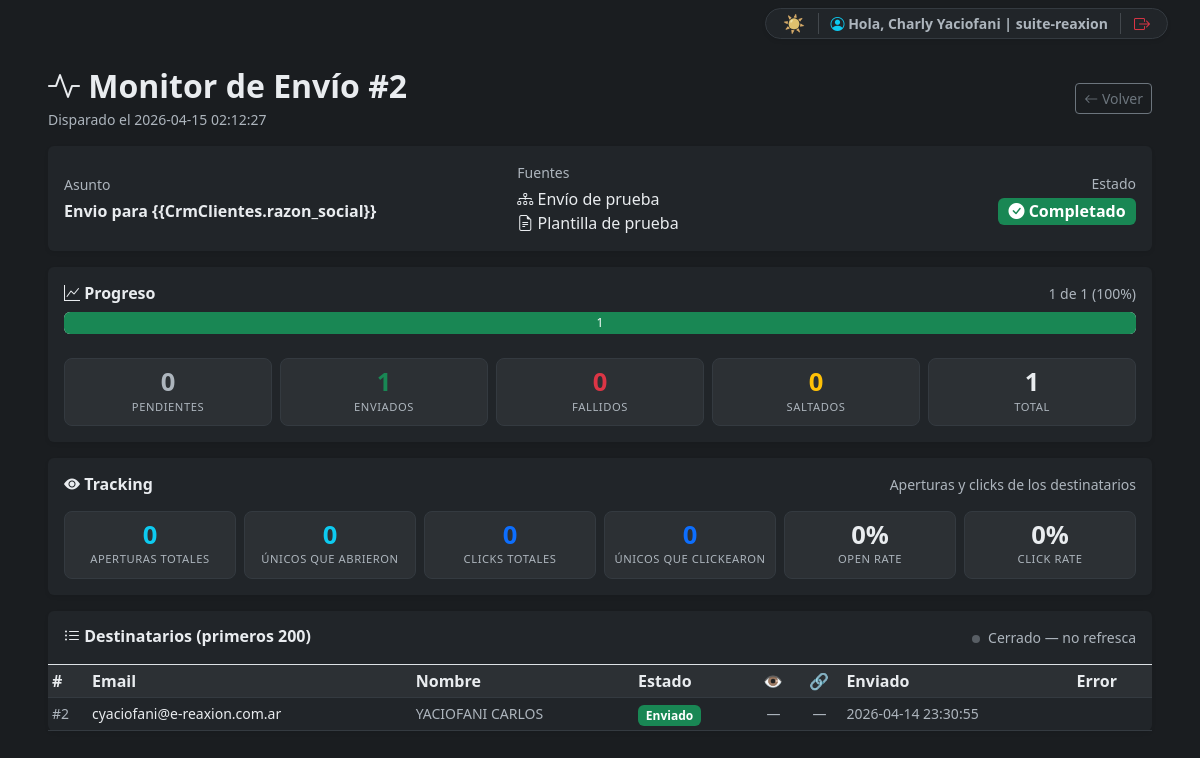
The page /mi-empresa/crm/mail-masivos/envios/2 (signed in) on the database its author committed.
### tables this page shows
CREATE TABLE `crm_mail_jobs` (
  `id` int(11) NOT NULL,
  `empresa_id` int(11) NOT NULL,
  `usuario_id` int(11) NOT NULL,
  `report_id` int(11) DEFAULT NULL,
  `content_report_id` int(11) DEFAULT NULL,
  `template_id` int(11) DEFAULT NULL,
  `smtp_config_id` int(11) NOT NULL,
  `asunto` varchar(255) NOT NULL,
  `body_snapshot` longtext NOT NULL,
  `attachments_json` text DEFAULT NULL,
  `estado` enum('queued','running','paused','completed','cancelled','failed') NOT NULL DEFAULT 'queued',
  `cancel_flag` tinyint(1) NOT NULL DEFAULT 0,
  `total_destinatarios` int(11) NOT NULL DEFAULT 0,
  `total_enviados` int(11) NOT NULL DEFAULT 0,
  `total_fallidos` int(11) NOT NULL DEFAULT 0,
  `total_skipped` int(11) NOT NULL DEFAULT 0,
  `mensaje_error` text DEFAULT NULL,
  `created_at` timestamp NOT NULL DEFAULT current_timestamp(),
  `started_at` datetime DEFAULT NULL,
  `finished_at` datetime DEFAULT NULL,
  `updated_at` timestamp NOT NULL DEFAULT current_timestamp() ON UPDATE current_timestamp()
);

CREATE TABLE `crm_mail_reports` (
  `id` int(11) NOT NULL,
  `empresa_id` int(11) NOT NULL,
  `nombre` varchar(180) NOT NULL,
  `descripcion` text DEFAULT NULL,
  `root_entity` varchar(80) NOT NULL,
  `config_json` longtext NOT NULL,
  `created_by` int(11) DEFAULT NULL,
  `created_at` timestamp NOT NULL DEFAULT current_timestamp(),
  `updated_at` timestamp NOT NULL DEFAULT current_timestamp() ON UPDATE current_timestamp(),
  `deleted_at` datetime DEFAULT NULL
);

CREATE TABLE `crm_mail_templates` (
  `id` int(11) NOT NULL,
  `empresa_id` int(11) NOT NULL,
  `nombre` varchar(180) NOT NULL,
  `descripcion` text DEFAULT NULL,
  `report_id` int(11) DEFAULT NULL,
  `asunto` varchar(255) NOT NULL,
  `body_html` longtext NOT NULL,
  `available_vars_json` text DEFAULT NULL,
  `created_by` int(11) DEFAULT NULL,
  `created_at` timestamp NOT NULL DEFAULT current_timestamp(),
  `updated_at` timestamp NOT NULL DEFAULT current_timestamp() ON UPDATE current_timestamp(),
  `deleted_at` datetime DEFAULT NULL
);

CREATE TABLE `crm_mail_job_items` (
  `id` int(11) NOT NULL,
  `job_id` int(11) NOT NULL,
  `empresa_id` int(11) NOT NULL,
  `recipient_email` varchar(255) NOT NULL,
  `recipient_name` varchar(255) DEFAULT NULL,
  `recipient_data_json` text DEFAULT NULL,
  `tracking_token` varchar(64) NOT NULL,
  `estado` enum('pending','sent','failed','skipped') NOT NULL DEFAULT 'pending',
  `sent_at` datetime DEFAULT NULL,
  `error_msg` text DEFAULT NULL,
  `created_at` timestamp NOT NULL DEFAULT current_timestamp()
);

### app/modules/CrmMailMasivos/views/envios/monitor.php (the view, shortened to what the rows shown need)
<?php
$job = $job ?? [];
$items = $items ?? [];
$tracking = $tracking ?? ['opens' => 0, 'clicks' => 0, 'unique_openers' => 0, 'unique_clickers' => 0];
$estadoBadge = static function (string $estado): array {
    return match ($estado) {
        'queued'    => ['bg-secondary', 'bi-hourglass-split', 'En cola'],
        'running'   => ['bg-primary', 'bi-arrow-repeat', 'Enviando'],
        'paused'    => ['bg-warning text-dark', 'bi-pause-circle', 'Pausado'],
        'completed' => ['bg-success', 'bi-check-circle-fill', 'Completado'],
        'cancelled' => ['bg-warning text-dark', 'bi-x-circle', 'Cancelado'],
        'failed'    => ['bg-danger', 'bi-exclamation-triangle-fill', 'Error'],
        default     => ['bg-light text-dark', 'bi-question-circle', $estado],
    };
};
$itemBadge = static function (string $estado): array {
    return match ($estado) {
        'pending' => ['bg-secondary', 'Pendiente'],
        'sent'    => ['bg-success', 'Enviado'],
        'failed'  => ['bg-danger', 'Fallido'],
        'skipped' => ['bg-warning text-dark', 'Saltado'],
        default   => ['bg-light text-dark', $estado],
    };
};
[$jBadgeClass, $jIcon, $jEstadoLabel] = $estadoBadge((string) $job['estado']);
$total = (int) $job['total_destinatarios'];
$ok = (int) $job['total_enviados'];
$fail = (int) $job['total_fallidos'];
$skp = (int) $job['total_skipped'];
$done = $ok + $fail + $skp;
$pct = $total > 0 ? (int) floor($done * 100 / $total) : 0;
$isFinal = in_array($job['estado'], ['completed', 'cancelled', 'failed'], true);
?>
<link rel="stylesheet" href="/css/mail-masivos-envios.css">
<div class="container-fluid mt-4 mb-5 rxn-responsive-container">
    <div class="rxn-module-header mb-3">
        <div>
            <h2 class="fw-bold mb-1"><i class="bi bi-activity"></i> Monitor de Envío #<?= (int) $job['id'] ?></h2>
            <p class="text-muted mb-0 small">Disparado el <?= htmlspecialchars((string) $job['created_at']) ?></p>
        </div>
        <div class="rxn-module-actions">
            <a href="/mi-empresa/crm/mail-masivos/envios" class="btn btn-outline-secondary btn-sm" title="Volver al listado de Envíos"><i class="bi bi-arrow-left"></i> Volver</a>
        </div>
    </div>
    <div class="card border-0 shadow-sm mb-3">
        <div class="card-body">
            <div class="row g-3 align-items-center">
                <div class="col-md-5">
                    <div class="text-muted small mb-1">Asunto</div>
                    <div class="fw-semibold"><?= htmlspecialchars((string) $job['asunto']) ?></div>
                </div>
                <div class="col-md-4">
                    <div class="text-muted small mb-1">Fuentes</div>
                    <?php if (!empty($job['report_nombre'])): ?>
                        <div><i class="bi bi-diagram-3"></i> <?= htmlspecialchars((string) $job['report_nombre']) ?></div>
                    <?php endif; ?>
                    <?php if (!empty($job['template_nombre'])): ?>
                        <div><i class="bi bi-file-earmark-text"></i> <?= htmlspecialchars((string) $job['template_nombre']) ?></div>
                    <?php endif; ?>
                </div>
                <div class="col-md-3 text-md-end">
                    <div class="text-muted small mb-1">Estado</div>
                    <span class="badge <?= $jBadgeClass ?> fs-6" id="job-estado-badge">
                        <i class="bi <?= $jIcon ?>"></i> <?= htmlspecialchars($jEstadoLabel) ?>
                    </span>
                </div>
            </div>
        </div>
    </div>
    <div class="card border-0 shadow-sm mb-3">
        <div class="card-body">
            <div class="d-flex justify-content-between align-items-center mb-2">
                <h6 class="fw-bold mb-0"><i class="bi bi-graph-up"></i> Progreso</h6>
                <small class="text-muted" id="progreso-texto"><?= $done ?> de <?= $total ?> (<?= $pct ?>%)</small>
            </div>
            <div class="progress" style="height: 22px;">
                <div class="progress-bar bg-success" role="progressbar" id="bar-ok"
                     style="width: <?= $total > 0 ? ($ok * 100 / $total) : 0 ?>%" title="Enviados">
                    <?= $ok > 0 ? $ok : '' ?>
                </div>
            </div>
            <div class="row text-center mt-3 g-2">
                <div class="col"><div class="rxn-envios-stat"><div class="num text-muted" id="stat-pending"><?= $total - $done ?></div><div class="lbl">Pendientes</div></div></div>
                <div class="col"><div class="rxn-envios-stat"><div class="num text-success" id="stat-ok"><?= $ok ?></div><div class="lbl">Enviados</div></div></div>
                <div class="col"><div class="rxn-envios-stat"><div class="num text-danger" id="stat-fail"><?= $fail ?></div><div class="lbl">Fallidos</div></div></div>
                <div class="col"><div class="rxn-envios-stat"><div class="num text-warning" id="stat-skp"><?= $skp ?></div><div class="lbl">Saltados</div></div></div>
                <div class="col"><div class="rxn-envios-stat"><div class="num"><?= $total ?></div><div class="lbl">Total</div></div></div>
            </div>
        </div>
    </div>
    <?php
        $openRate = $ok > 0 ? round((int) $tracking['unique_openers'] * 100 / $ok, 1) : 0;
        $clickRate = $ok > 0 ? round((int) $tracking['unique_clickers'] * 100 / $ok, 1) : 0;
    ?>
    <div class="card border-0 shadow-sm mb-3">
        <div class="card-body">
            <div class="d-flex justify-content-between align-items-center mb-3">
                <h6 class="fw-bold mb-0"><i class="bi bi-eye-fill"></i> Tracking</h6>
                <small class="text-muted">Aperturas y clicks de los destinatarios</small>
            </div>
            <div class="row text-center g-2">
                <div class="col">
                    <div class="rxn-envios-stat">
                        <div class="num text-info"><?= (int) $tracking['opens'] ?></div>
                        <div class="lbl">Aperturas totales</div>
                    </div>
                </div>
                <div class="col">
                    <div class="rxn-envios-stat">
                        <div class="num text-info"><?= (int) $tracking['unique_openers'] ?></div>
                        <div class="lbl">Únicos que abrieron</div>
                    </div>
                </div>
                <div class="col">
                    <div class="rxn-envios-stat">
                        <div class="num text-primary"><?= (int) $tracking['clicks'] ?></div>
                        <div class="lbl">Clicks totales</div>
                    </div>
                </div>
                <div class="col">
                    <div class="rxn-envios-stat">
                        <div class="num text-primary"><?= (int) $tracking['unique_clickers'] ?></div>
                        <div class="lbl">Únicos que clickearon</div>
                    </div>
                </div>
                <div class="col">
                    <div class="rxn-envios-stat">
                        <div class="num"><?= $openRate ?>%</div>
                        <div class="lbl">Open rate</div>
                    </div>
                </div>
                <div class="col">
                    <div class="rxn-envios-stat">
                        <div class="num"><?= $clickRate ?>%</div>
                        <div class="lbl">Click rate</div>
                    </div>
                </div>
            </div>
        </div>
    </div>
    <div class="card border-0 shadow-sm">
        <div class="card-body p-0">
            <div class="d-flex justify-content-between align-items-center p-3 border-bottom">
                <h6 class="fw-bold mb-0"><i class="bi bi-list-ul"></i> Destinatarios (primeros 200)</h6>
                <small class="text-muted">
                    <span class="rxn-envios-poll-dot" id="poll-dot"></span>
                    <span id="poll-hint">
                        <?= $isFinal ? 'Cerrado — no refresca' : 'Actualiza cada 3 seg' ?>
                    </span>
                </small>
            </div>
            <?php if (empty($items)): ?>
                <div class="text-center text-muted py-5">
                    <i class="bi bi-inbox" style="font-size: 2rem; opacity: 0.4;"></i>
                    <p class="mt-2 mb-0 small">No hay items cargados todavía.</p>
                </div>
            <?php else: ?>
                <table class="table table-sm table-hover mb-0 align-middle">
                    <thead class="table-light">
                        <tr>
                            <th style="width: 40px;">#</th>
                            <th>Email</th>
                            <th>Nombre</th>
                            <th>Estado</th>
                            <th class="text-center" title="Aperturas">👁</th>
                            <th class="text-center" title="Clicks">🔗</th>
                            <th>Enviado</th>
                            <th>Error</th>
                        </tr>
                    </thead>
                    <tbody>
                        <?php foreach ($items as $it): ?>
                            <?php [$ibClass, $ibLabel] = $itemBadge((string) $it['estado']); ?>
                            <tr>
                                <td class="text-muted small">#<?= (int) $it['id'] ?></td>
                                <td class="small"><?= htmlspecialchars((string) $it['recipient_email']) ?></td>
                                <td class="small text-muted"><?= htmlspecialchars((string) ($it['recipient_name'] ?? '')) ?: '—' ?></td>
                                <td><span class="badge <?= $ibClass ?>"><?= htmlspecialchars($ibLabel) ?></span></td>
                                <td class="text-center small">
                                    <?php $opens = (int) ($it['opens'] ?? 0); ?>
                                    <?php if ($opens > 0): ?>
                                        <span class="badge bg-info"><?= $opens ?></span>
                                    <?php else: ?>
                                        <span class="text-muted">—</span>
                                    <?php endif; ?>
                                </td>
                                <td class="text-center small">
                                    <?php $clicks = (int) ($it['clicks'] ?? 0); ?>
                                    <?php if ($clicks > 0): ?>
                                        <span class="badge bg-primary"><?= $clicks ?></span>
                                    <?php else: ?>
                                        <span class="text-muted">—</span>
                                    <?php endif; ?>
                                </td>
                                <td class="small text-muted"><?= htmlspecialchars((string) ($it['sent_at'] ?? '')) ?: '—' ?></td>
                                <td class="small text-danger" style="max-width: 260px;">
                                </td>
                            </tr>
                        <?php endforeach; ?>
                    </tbody>
                </table>
            <?php endif; ?>
        </div>
    </div>
</div>
<?php
require BASE_PATH . '/app/shared/views/admin_layout.php';
?>

### app/core/Router.php (shortened to what the rows shown need)
<?php
class Router
{
    private array $routes = [];
    public function get(string $uri, array|callable $handler): void
    {
        $this->routes['GET'][$uri] = $handler;
    }
    public function post(string $uri, array|callable $handler): void
    {
        $this->routes['POST'][$uri] = $handler;
    }
    public function dispatch(Request $request): void
    {
        $method = $request->getMethod();
        $uri    = $request->getUri();
        $resolveHandler = function($handler) {
            if (is_array($handler) && is_string($handler[0])) {
                $class = $handler[0];
                return [new $class(), $handler[1]];
            }
            return $handler;
        };
        foreach ($this->routes[$method] ?? [] as $route => $handler) {
            $pattern = preg_replace('/\{([a-zA-Z0-9_]+)\}/', '(?P<\1>[a-zA-Z0-9_-]+)', $route);
            $pattern = '#^' . $pattern . '$#';
            if (preg_match($pattern, $uri, $matches)) {
                $params = array_filter($matches, 'is_string', ARRAY_FILTER_USE_KEY);
                $handler = $resolveHandler($handler);
                call_user_func_array($handler, array_values($params));
                return;
            }
        }
    }
}

### rows shown on the page
crm_mail_jobs: id "2", created_at "2026-04-15 02:12:27", asunto "Envio para {{CrmClientes.razon_social}}", crm_mail_reports.nombre "Envío de prueba", crm_mail_templates.nombre "Plantilla de prueba", total_enviados "1", total_destinatarios "1", pct "100", $total-$done "0", total_fallidos "0", total_skipped "0", total_enviados "0"
crm_mail_job_items: id "2", recipient_email "cyaciofani@e-reaxion.com.ar", recipient_name "YACIOFANI CARLOS", ibLabel "Enviado", sent_at "2026-04-14 23:30:55"

### other values the page prints
$backofficeUserName "Charly Yaciofani"
$backofficeEmpresaNombre "suite-reaxion"
$jEstadoLabel "Completado"
